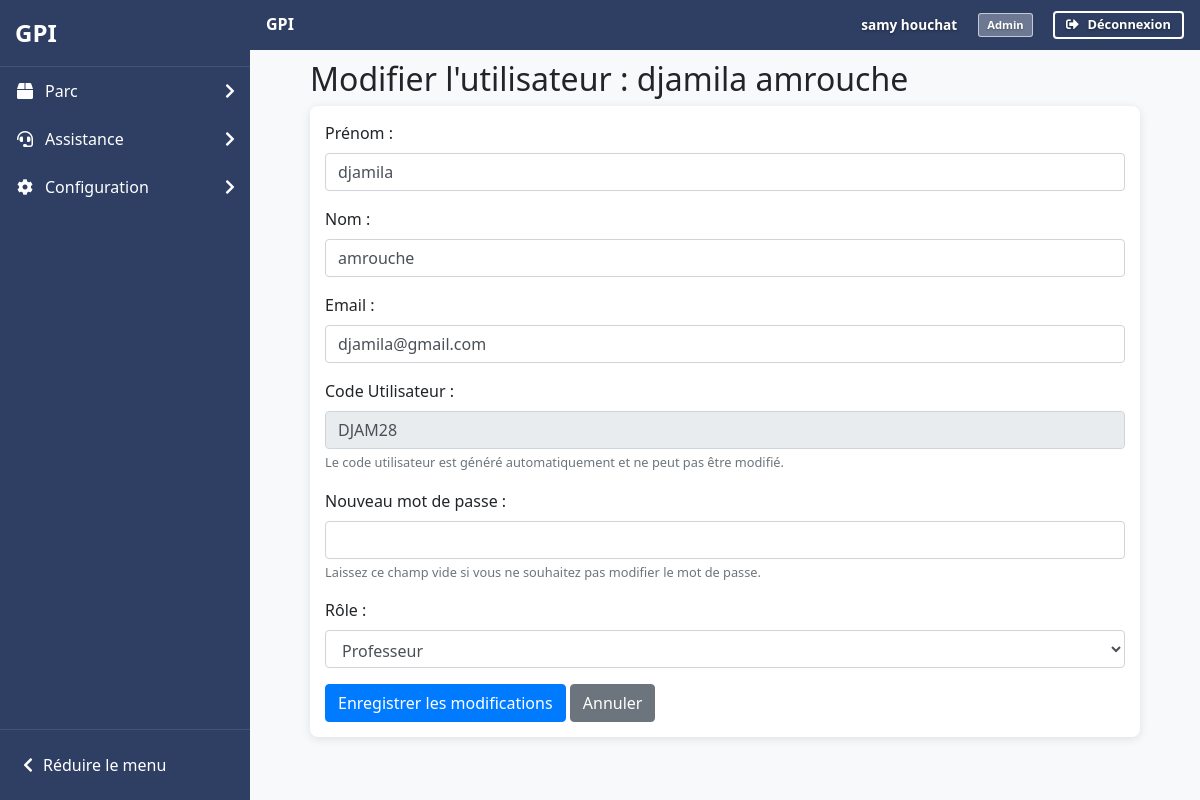
The page /pages/admin/modifier_user.php?id=21 (signed in) on the database its author committed.
### tables this page shows
CREATE TABLE IF NOT EXISTS `users` (
  `id_user` int NOT NULL AUTO_INCREMENT,
  `prenom` varchar(100) NOT NULL,
  `nom` varchar(100) NOT NULL,
  `email` varchar(255) NOT NULL,
  `password` varchar(255) NOT NULL,
  `id_role` int NOT NULL,
  `date_created` timestamp NULL DEFAULT CURRENT_TIMESTAMP,
  `code_utilisateur` varchar(6) DEFAULT NULL,
  PRIMARY KEY (`id_user`),
  UNIQUE KEY `email` (`email`),
  UNIQUE KEY `code_utilisateur` (`code_utilisateur`),
  KEY `fk_users_role` (`id_role`),
  KEY `idx_code_utilisateur` (`code_utilisateur`)
);

CREATE TABLE IF NOT EXISTS `roles` (
  `id_role` int NOT NULL AUTO_INCREMENT,
  `role_name` varchar(50) NOT NULL,
  PRIMARY KEY (`id_role`),
  UNIQUE KEY `role_name` (`role_name`)
);

### pages/admin/modifier_user.php (the view, shortened to what this page needs)
<?php
require_once '../../includes/functions.php';
$pdo = connectDB();
$error = null;
$id = $_GET['id'] ?? null;
try {
    $stmt = $pdo->prepare("SELECT * FROM users WHERE id_user = ?");
    $stmt->execute([$id]);
    $user = $stmt->fetch();
} catch (PDOException $e) {
    afficherHeader('Erreur', 2);
    echo "<div class='container mt-4'><div class='alert alert-danger'>Impossible de charger les informations de l'utilisateur.</div></div>";
    afficherFooter();
    exit();
}
try {
    $roles = $pdo->query("SELECT * FROM roles ORDER BY role_name")->fetchAll();
} catch (PDOException $e) {
    $roles = [];
    $error = $error ? $error . "<br>Impossible de charger les rôles." : "Impossible de charger les rôles.";
}
afficherHeader('Modifier un utilisateur', 2);
?>
<div class="container mt-4">
    <h2>Modifier l'utilisateur : <?= htmlspecialchars($user['prenom'] . ' ' . $user['nom']) ?></h2>
    <div class="card">
        <div class="card-body">
            <form method="POST" action="modifier_user.php?id=<?= $id ?>">
                <div class="form-group mb-3">
                    <label for="prenom">Prénom :</label>
                    <input type="text" class="form-control" id="prenom" name="prenom"
                           value="<?= htmlspecialchars($user['prenom']) ?>" required>
                </div>
                <div class="form-group mb-3">
                    <label for="nom">Nom :</label>
                    <input type="text" class="form-control" id="nom" name="nom"
                           value="<?= htmlspecialchars($user['nom']) ?>" required>
                </div>
                <div class="form-group mb-3">
                    <label for="email">Email :</label>
                    <input type="email" class="form-control" id="email" name="email"
                           value="<?= htmlspecialchars($user['email']) ?>" required>
                </div>
                <div class="form-group mb-3">
                    <label for="code_utilisateur">Code Utilisateur :</label>
                    <input type="text" class="form-control" id="code_utilisateur" name="code_utilisateur_display"
                           value="<?= htmlspecialchars($user['code_utilisateur'] ?? 'N/A') ?>" readonly>
                    <small class="form-text text-muted">Le code utilisateur est généré automatiquement et ne peut pas être modifié.</small>
                </div>
                <div class="form-group mb-3">
                    <label for="password">Nouveau mot de passe :</label>
                    <input type="password" class="form-control" id="password" name="password" aria-describedby="passwordHelp">
                    <small id="passwordHelp" class="form-text text-muted">Laissez ce champ vide si vous ne souhaitez pas modifier le mot de passe.</small>
                </div>
                <div class="form-group mb-3">
                    <label for="id_role">Rôle :</label>
                    <select class="form-control" id="id_role" name="id_role" required>
                        <?php foreach ($roles as $role): ?>
                            <option value="<?= $role['id_role'] ?>"
                                    <?= ($role['id_role'] == $user['id_role']) ? 'selected' : '' ?>>
                                <?= htmlspecialchars($role['role_name']) ?>
                            </option>
                        <?php endforeach; ?>
                    </select>
                </div>
                <button type="submit" class="btn btn-primary">Enregistrer les modifications</button>
                <a href="gestion_users.php" class="btn btn-secondary">Annuler</a>
            </form>
        </div>
    </div>
</div>
<?php
afficherFooter();
?>

### includes/functions.php (shortened to what this page needs)
<?php
function connectDB() {
    $host = 'localhost';
    $db   = 'gpii';
    $user = 'root';
    $pass = '';
    $charset = 'utf8mb4';
    $dsn = "mysql:host=$host;dbname=$db;charset=$charset";
    $options = [
        PDO::ATTR_ERRMODE => PDO::ERRMODE_EXCEPTION,
        PDO::ATTR_DEFAULT_FETCH_MODE => PDO::FETCH_ASSOC
    ];
    return new PDO($dsn, $user, $pass, $options);
}
function afficherHeader($titre, $niveau = 1, $afficher_sidebar = true) {
    $prefix = str_repeat('../', $niveau);
    echo '<!DOCTYPE html>';
    echo '<html lang="fr">';
    echo '<head>';
    echo '<link rel="stylesheet" href="' . $prefix . 'assets/css/bootstrap.css">';
    echo '<link rel="stylesheet" href="' . $prefix . 'assets/css/custom.css">';
    echo '<link rel="stylesheet" href="https://cdnjs.cloudflare.com/ajax/libs/font-awesome/5.15.3/css/all.min.css">';
    echo '<link rel="stylesheet" href="https://cdn.jsdelivr.net/npm/bootstrap-icons@1.11.3/font/bootstrap-icons.css">';
    echo '</head>';
    echo '<body>';
    if ($afficher_sidebar) {
        echo '<div class="sidebar-glpi">';
        echo '<div class="sidebar-header">';
        echo '<a href="' . $prefix . 'index.php" class="logo-container">';
        echo '<span class="logo-text">GPI</span>';
        echo '</a>';
        echo '</div>';
        echo '<nav class="sidebar-nav">';
        echo '<ul class="sidebar-menu">';
        if (isset($_SESSION['user_role']) && ($_SESSION['user_role'] == 1 || $_SESSION['user_role'] == 2)) {
            echo '<li class="sidebar-item">';
            echo '<a href="#" class="sidebar-link">';
            echo '<i class="fas fa-box sidebar-icon"></i>';
            echo '<span>Parc</span>';
            echo '<i class="fas fa-chevron-right sidebar-arrow"></i>';
            echo '</a>';
            echo '</li>';
        }
        echo '<li class="sidebar-item">';
        echo '<a href="#" class="sidebar-link">';
        echo '<i class="fas fa-headset sidebar-icon"></i>';
        echo '<span>Assistance</span>';
        echo '<i class="fas fa-chevron-right sidebar-arrow"></i>';
        echo '</a>';
        echo '</li>';
        if (isset($_SESSION['user_role']) && $_SESSION['user_role'] == 1) {
            echo '<li class="sidebar-item">';
            echo '<a href="#" class="sidebar-link">';
            echo '<i class="fas fa-cog sidebar-icon"></i>';
            echo '<span>Configuration</span>';
            echo '<i class="fas fa-chevron-right sidebar-arrow"></i>';
            echo '</a>';
            echo '</li>';
        }
        echo '</ul>';
        echo '</nav>';
        echo '<div class="sidebar-footer">';
        echo '<button class="btn-collapse" id="collapseMenu">';
        echo '<i class="fas fa-chevron-left"></i>';
        echo '<span>Réduire le menu</span>';
        echo '</button>';
        echo '</div>';
        echo '</div>';
    }
    echo '<nav class="navbar navbar-expand-lg navbar-dark bg-primary mb-1">';
    echo '<div class="container d-flex justify-content-between align-items-center">';
    echo '<a class="navbar-brand" href="' . $prefix . 'index.php">GPI</a>';
    echo '<div class="d-flex align-items-center">';
    if (isset($_SESSION['user_id'])) {
        $pdo = connectDB();
        $stmt = $pdo->prepare("SELECT u.nom, u.prenom, r.role_name FROM users u JOIN roles r ON u.id_role = r.id_role WHERE u.id_user = ?");
        $stmt->execute([$_SESSION['user_id']]);
        $user = $stmt->fetch();
        echo '<div class="navbar-user-info mr-3">';
        echo '<span class="user-name mr-2">' . htmlspecialchars($user['prenom'] . ' ' . $user['nom']) . '</span>';
        echo '<span class="user-role">' . htmlspecialchars($user['role_name']) . '</span>';
        echo '</div>';
        echo '<a href="' . $prefix . 'includes/logout.php" class="btn btn-outline-light"><i class="fas fa-sign-out-alt mr-1"></i>Déconnexion</a>';
    } else {
        echo '<a href="' . $prefix . 'index.php" class="btn btn-outline-light"><i class="fas fa-sign-in-alt mr-1"></i>Connexion</a>';
    }
    echo '</div>';
    echo '</div>';
    echo '</nav>';
    if ($afficher_sidebar) {
        echo '<div class="container">';
    } else {
        echo '<div class="container-fluid">';
    }
}
function afficherFooter() {
    echo '</div>';
    echo '</body>';
    echo '</html>';
}
        ?>

### assets/css/custom.css (style rules this page uses)
body { margin: 0; padding: 0; font-family: Arial, sans-serif; overflow-x: hidden; transition: all 0.3s ease; }
body .container { width: calc(100% - 30px); max-width: 1140px; margin-top: 60px; margin-left: auto; margin-right: auto; transition: all 0.3s ease; }
body { padding-left: 250px; transition: padding-left 0.25s ease; margin: 0; padding-top: 0; }
.navbar { position: fixed !important; top: 0; left: 250px; right: 0; width: calc(100% - 250px); z-index: 1030; margin: 0 !important; padding: 0.5rem 1rem !important; transition: left 0.25s ease, width 0.25s ease; min-height: 50px !important; display: flex !important; align-items: center !important; overflow: visible !important; }
.navbar .container { display: flex !important; align-items: center !important; justify-content: space-between !important; width: 100% !important; max-width: none !important; margin: 0 !important; padding: 0 !important; margin-top: 0 !important; }
.navbar-user-info .user-name { color: #ffffff !important; font-weight: 600 !important; font-size: 0.85rem !important; text-shadow: 0 1px 3px rgba(0, 0, 0, 0.4) !important; display: inline-block !important; }
.navbar-user-info .user-role { background-color: rgba(255, 255, 255, 0.3) !important; color: #ffffff !important; border: 1px solid rgba(255, 255, 255, 0.6) !important; padding: 0.25rem 0.5rem !important; border-radius: 3px !important; font-size: 0.7rem !important; font-weight: 600 !important; display: inline-block !important; text-shadow: 0 1px 2px rgba(0, 0, 0, 0.3) !important; }
.navbar > .container > .d-flex { display: flex !important; align-items: center !important; gap: 0.75rem !important; }
.navbar .btn-outline-light { border-color: #ffffff !important; border-width: 2px !important; color: #ffffff !important; font-weight: 700 !important; font-size: 0.8rem !important; padding: 0.3rem 0.7rem !important; line-height: 1.2 !important; margin: 0 !important; text-shadow: 0 1px 3px rgba(0, 0, 0, 0.4) !important; background-color: transparent !important; display: inline-flex !important; align-items: center !important; gap: 0.3rem !important; white-space: nowrap !important; flex-shrink: 0 !important; }
.navbar-brand { color: #fff !important; font-weight: bold; font-size: 1rem !important; line-height: 1.1 !important; margin: 0 !important; padding: 0 !important; }
.navbar-user-info { display: flex !important; align-items: center !important; font-size: 0.8rem; line-height: 1.2 !important; margin: 0 !important; padding: 0 0.5rem !important; gap: 0.5rem !important; white-space: nowrap !important; }
.sidebar-glpi { width: 250px; background-color: #2f3f63; color: white; height: 100vh; position: fixed; left: 0; top: 0; z-index: 1000; transition: all 0.3s ease; display: flex; flex-direction: column; }
.sidebar-header { padding: 15px; border-bottom: 1px solid rgba(255, 255, 255, 0.1); }
.logo-container { display: flex; align-items: center; text-decoration: none; color: white; }
.logo-text { font-size: 24px; font-weight: bold; color: white; }
.sidebar-nav { flex: 1; overflow-y: auto; padding-bottom: 20px; }
.sidebar-menu { list-style: none; padding: 0; margin: 0; }
.sidebar-item { position: relative; }
.sidebar-link { display: flex; align-items: center; padding: 12px 15px; color: white; text-decoration: none; transition: all 0.3s ease; }
.sidebar-icon { width: 20px; margin-right: 10px; text-align: center; }
.sidebar-arrow { margin-left: auto; transition: transform 0.3s ease; }
.sidebar-footer { padding: 15px; border-top: 1px solid rgba(255, 255, 255, 0.1); }
.btn-collapse { display: flex; align-items: center; background: none; border: none; color: white; cursor: pointer; padding: 8px; width: 100%; text-align: left; }
.btn-collapse i { margin-right: 10px; }
.card { border: none; box-shadow: 0 4px 15px rgba(0,0,0,0.08); border-radius: 8px; overflow: hidden; transition: all 0.3s ease; margin-bottom: 15px; }
.card-body { padding: 15px; }
.card { border-radius: 8px; overflow: hidden; box-shadow: 0 2px 10px rgba(0,0,0,0.1); border: none; }
.form-control { border-radius: 4px; border: 1px solid #ced4da; padding: 8px 12px; }
body { font-family: 'Segoe UI', Tahoma, Geneva, Verdana, sans-serif; background-color: #f8f9fa; }
.navbar-brand { color: #fff !important; font-weight: bold; }
.mt-4 { margin-top: 75px; }
.navbar { right: 250px; margin-right: -251px; }
.bg-primary { background-color: #2f3f63 !important; }

### rows shown on the page
users: prenom+nom "samy houchat", id_role.role_name "Admin"
users: prenom+nom "djamila amrouche", prenom "djamila", nom "amrouche", email "djamila@gmail.com", code_utilisateur_display "DJAM28", id_role "Professeur"
